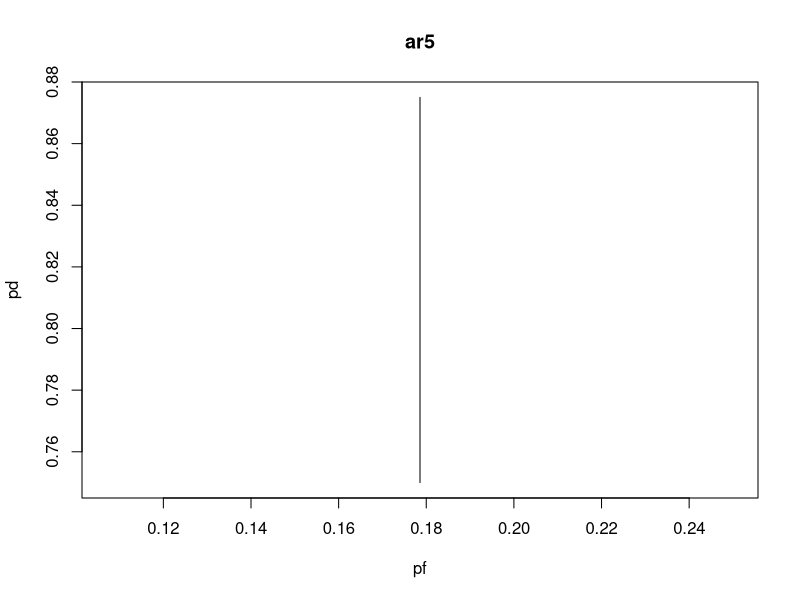

The R script that drew this image:
#Author: Parisa Lak
#This is the analysis for the replication paper on
#Reducing False Alarm in Software Defect Prediction by Decision Threshold Optimization
#presentation at DSL on April 6 2018
#---------------------------------------
#Exploratory Data Analysis
library (Hmisc)
Path_mac <- "/Users/parisabanoo81/Dropbox/Ryerson/DSL/DSL presentations/replication/Datasets"
Path_ubuntu<- "~/Dropbox/Ryerson/DSL/DSL presentations/replication/Datasets/"
setwd(Path_mac)
ar1_wh <- read.csv("ar1-wh.csv")
describe(ar1_wh)
cat("number of attributes is:", ncol(ar1_wh)-1 )

ar3_wh <- read.csv("ar3-wh.csv")
describe(ar3_wh$defects)
cat("number of attributes is:", ncol(ar3_wh)-1 )

ar4_wh <- read.csv("ar4-wh.csv")
describe(ar4_wh$defects)
cat("number of attributes is:", ncol(ar4_wh)-1 )

ar5_wh <- read.csv("ar5-wh.csv")
describe(ar5_wh$defects)
cat("number of attributes is:", ncol(ar5_wh)-1 )

ar6_wh <- read.csv("ar6-wh.csv")
describe(ar6_wh$defects)
cat("number of attributes is:", ncol(ar6_wh)-1 )

jm1_wh <- read.csv("jm1-wh.csv")
describe(jm1_wh$defects)
cat("number of attributes is:", ncol(jm1_wh)-1 )

kc1_wh <- read.csv("kc1-wh.csv")
describe(kc1_wh$defects)
cat("number of attributes is:", ncol(kc1_wh)-1 )

kc2_wh <- read.csv("kc2-wh.csv")
describe(kc2_wh$defects)
cat("number of attributes is:", ncol(kc2_wh)-1 )

kc3_wh <- read.csv("kc3-wh.csv")
describe(kc3_wh$Defective)
cat("number of attributes is:", ncol(kc3_wh)-1 )

mc2_wh <- read.csv("mc2-wh.csv")
describe(mc2_wh$Defective)
cat("number of attributes is:", ncol(mc2_wh)-1 )

pc1_wh <- read.csv("pc1-wh.csv")
describe(pc1_wh$Defective)
cat("number of attributes is:", ncol(pc1_wh)-1 )

pc3_wh <- read.csv("pc3-wh.csv")
describe(pc3_wh$Defective)
cat("number of attributes is:", ncol(pc3_wh)-1 )

#----------------------------------
#Naive Bayes Classifier implementation
#10 fold cross validation uses the i loop
#the threshold for naive bayes is set in the j loop
install.packages("e1071")
library(e1071)
library(caret)
set.seed(1)
#Specify the dataset in hand
Data<-ar5_wh
describe(Data)
#log transformation for preprocessing
Data[,1:(ncol(Data)-1)]<-log(Data[,1:(ncol(Data)-1)]+1)

#Randomly shuffle the data
Data<-Data[sample(nrow(Data)),]

#Create 10 equally size folds
folds <- cut(seq(1,nrow(Data)),breaks=2,labels=FALSE)

#Perform 10 fold cross validation
TP<-0
FP<-0
FN<-0
TN<-0
distance<-0 #computes the distance for each fold
pf<-0
pd<-0
pd_j<-0#pd for each threshold value
pf_j<-0#pf for eahc threshold value
dist<-0 #distance for each threshold value
thresholds = seq(0.1, 0.9, by = 0.1)
for (j in thresholds){
for(i in 1:2){
  #Segement your data by fold using the which() function 
  testIndexes <- which(folds==i,arr.ind=TRUE)
  testData <- Data[testIndexes, ]
  trainData <- Data[-testIndexes, ]
  #Training Naive Bayes Classifier
  model <- naiveBayes(defects ~ ., data = trainData)
  preds <- predict(model, newdata = testData, type= "raw") #with the type being raw we get the probabilities
  class_prediction<- ifelse(preds>(j), "Y","N") #this is where the threshold is specified
  conf_matrix<-table(class_prediction[,2],testData$defects)
  print (conf_matrix)
  TP[i] = conf_matrix[4]
  FP[i] = conf_matrix[2]
  FN[i]= conf_matrix[3]
  TN[i] =conf_matrix[1]
 # pd[i] = TP[i]/(TP[i]+FN[i])
 # pf[i]= FP[i]/(FP[i]+TN[i])
 # distance[i] = sqrt((1-pd[i])^2+(0-pf[i])^2)
}
  TP_j<-sum(TP)
  FP_j<-sum(FP)
  TN_j<-sum(TN)
  FN_j<-sum(FN)
  pf_j[10*j]<-FP_j/(FP_j+TN_j)
  pd_j[10*j]<-TP_j/(TP_j+FN_j)
  dist[10*j]<-sqrt((1-pd_j[10*j])^2+(0-pf_j[10*j])^2)
cat("The mean distance for j=", (j), "is", dist[10*j])
}
plot(pf_j,pd_j,type="l", main = "ar5", ylab= "pd", xlab="pf")
cat("the minimum distance is", min(dist), "with j =",which.min(dist)/10 )
cat("Here are the results with the default threshold (t = 0.5): pd=", pd_j[5],"pf=",pf_j[5], "bal=",(1-dist[5]))
cat("Here are the results for the optimum threshold: pd=", pd_j[which.min(dist)],"pf=",pf_j[which.min(dist)], "bal=",(1-dist[which.min(dist)]))
